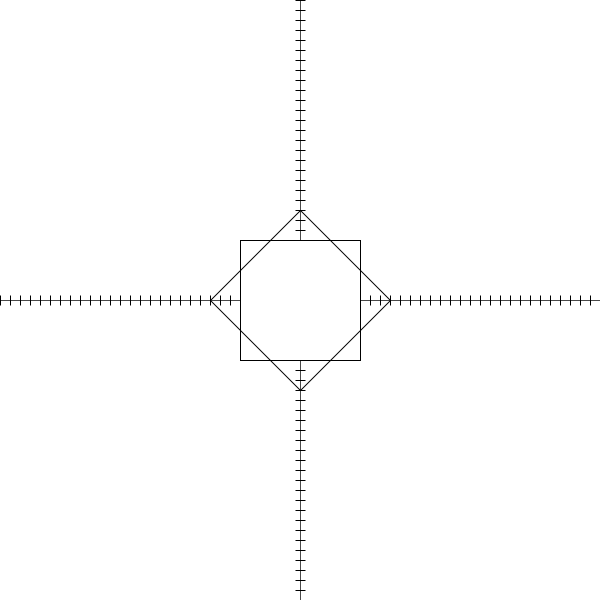
Frame 1 (no input)
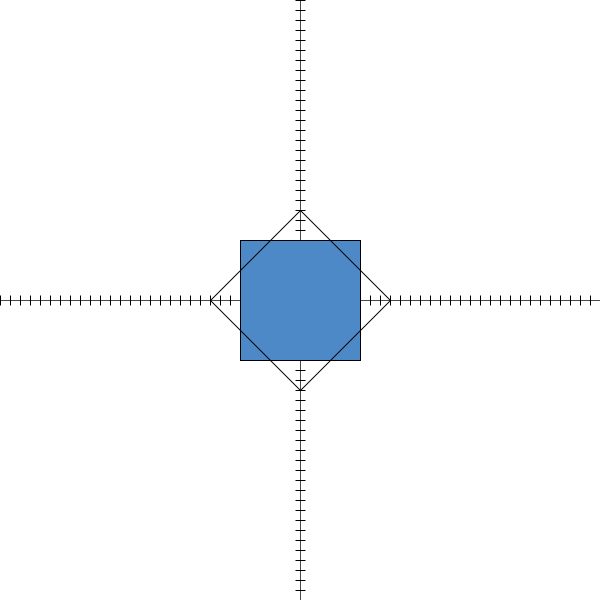
Frame 60 (the mouse pressed at the canvas centre just before this capture)
Frame 120 (the mouse held since frame 60 and released just before this capture): identical to frame 60, image omitted

The Processing sketch that drew these frames (run headless with seeded random() and noise(); from frame 60 on, the mouse is pressed at the canvas centre):

// Processing sketch: sketch_my_logo
// ── sketch_my_logo.pde
int i;
int y= height ;
int x= width;
void setup(){
  size(600,600);
}
void draw(){
    background(255);
 for(i=0;i<=600;i++){ 
 point(i,300); 
 }
 
 for(i=0;i<=600;i++){ 
 point(300,i); 
}
 
 for (i=0;i<=600;i=i+10){ 
     ellipse(i,300,0,10); 
 } 
 
 for (i=0;i<=600;i=i+10){ 
     ellipse(300,i,10,0); 
 } 
 
 rect(240,240,120,120);
 
 fill(78,137,199);
 
 line(210,300,300,210);
 line(210,300,300,390);
 line(300,390,390,300);
 line(390,300,300,210);

 
 }
